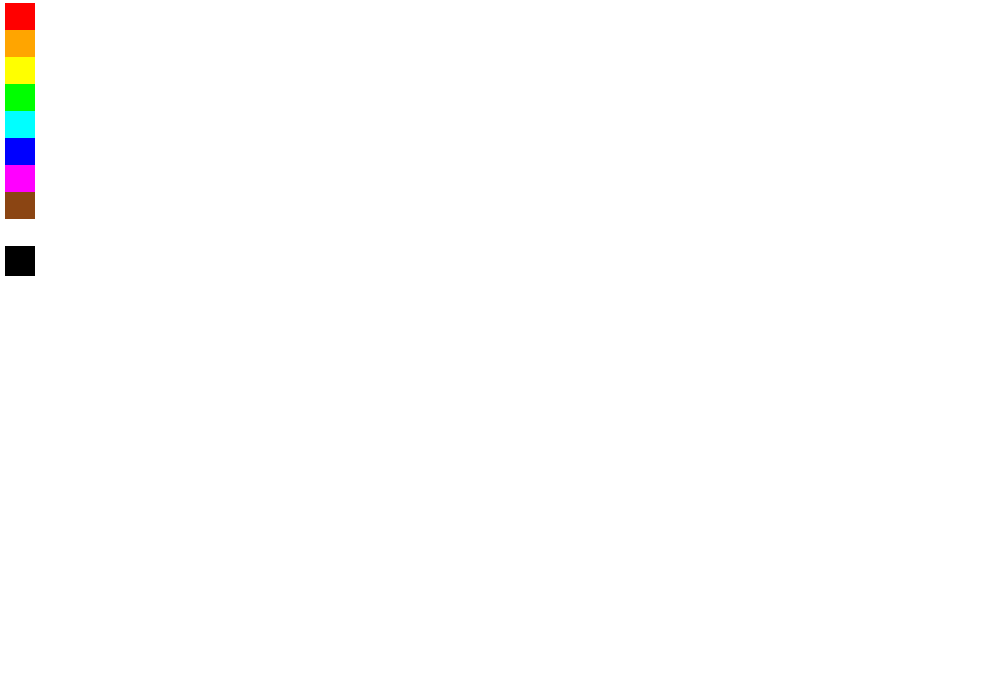
Frame 1 (no input)
Frame 60 (no input): identical to frame 1, image omitted
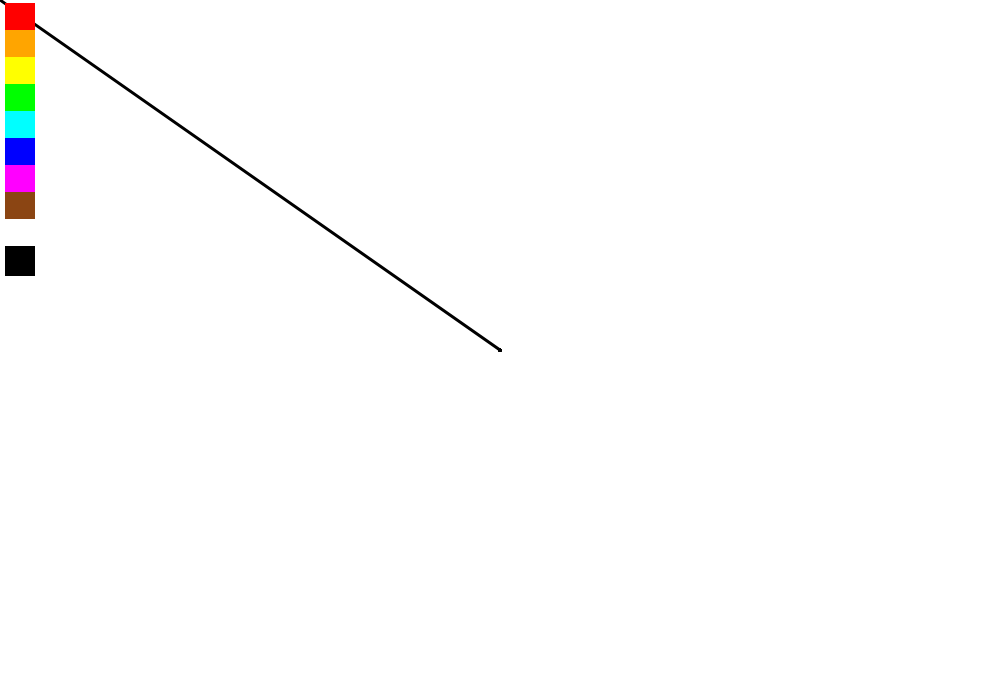
Frame 120 (the mouse pressed at the canvas centre since frame 60)

The p5.js sketch that drew these frames (run headless with seeded random() and noise() and a simulated clock; from frame 60 on, the mouse is pressed at the canvas centre):

// p5.js sketch
// ── sketch.js
let color = ["red", "orange", "yellow", "lime", "cyan", "blue", "magenta", "saddleBrown", "white", "black"];

function setup() {
  createCanvas(1000, 700);
   background(255,255,255);
   bColor = "black";
}

function draw() {
 
  if(mouseIsPressed){
    if (mouseX <= 30) {
      if (mouseY <= 27) {
        bColor = color[0];
      } else if (mouseY < 57) {
        bColor = color[1];
      } else if (mouseY < 84) {
        bColor = color[2];
      } else if (mouseY < 111) {
        bColor = color[3];
      } else if (mouseY < 138) {
        bColor = color[4];
      } else if (mouseY < 165) {
        bColor = color[5];
      } else if (mouseY < 192) {
        bColor = color[6];
      } else if (mouseY < 219) {
        bColor = color[7];
      } else if (mouseY < 246) {
        bColor = color[8];
      } else if (mouseY < 273) {
        bColor = color[9];
      }
    }
    stroke(bColor);
    strokeWeight(3);
    line(mouseX, mouseY, pmouseX, pmouseY);
  }
  squares();
}

function squares() {
  noStroke();

  for (let i = 0; i < color.length; i++) {
    fill(color[i]);
    i == 0 ? rect(5, 3, 30) : rect(5, 3 + 27 * i, 30);
  }
}
